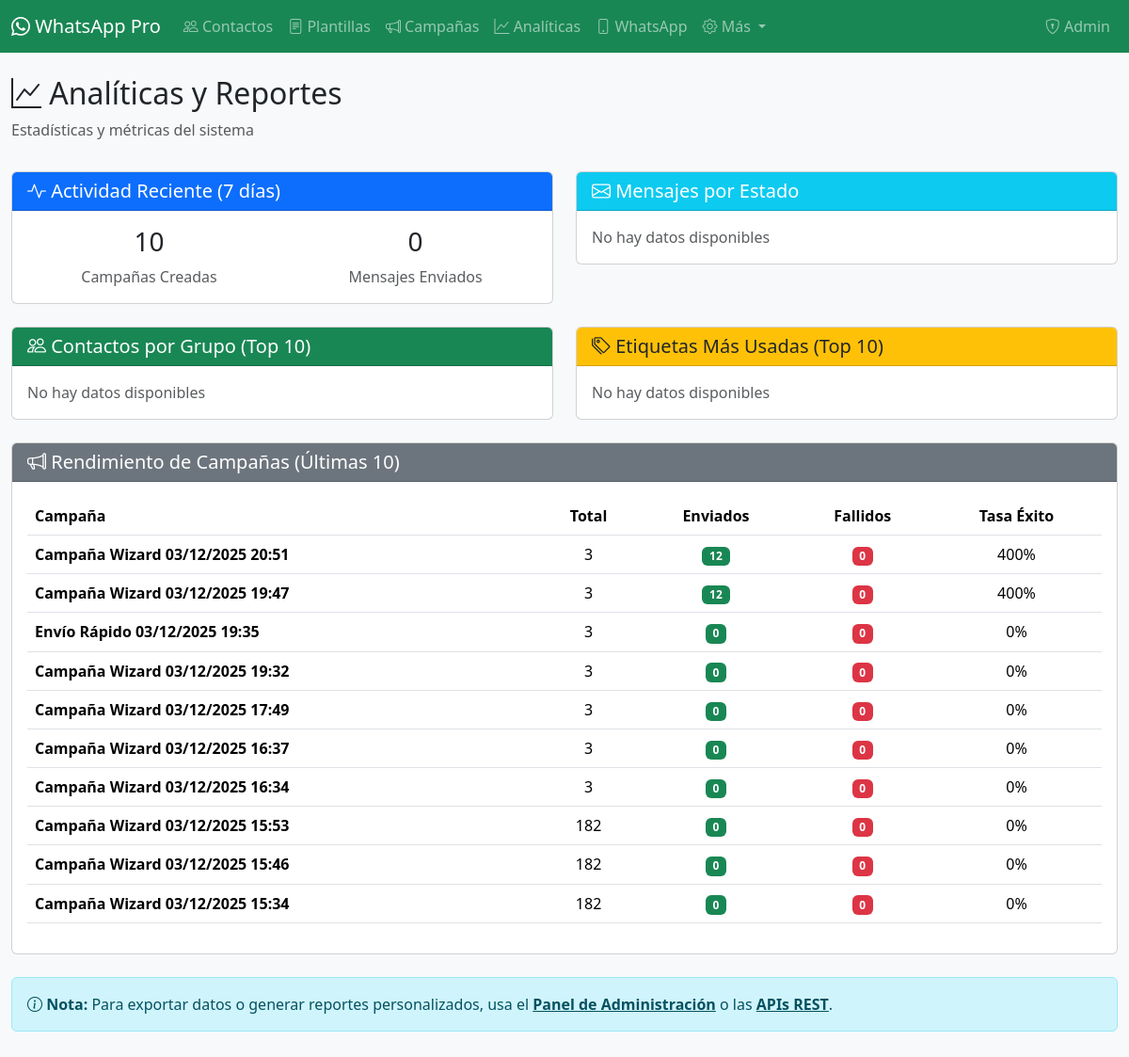
The page /analytics/ on the database its author committed.
### whatsapp/models.py (models this page shows, shortened)
class Campaign(models.Model):
    name = models.CharField(max_length=200)
    template = models.ForeignKey(Template, on_delete=models.PROTECT, null=True, blank=True)  # null para envíos rápidos
    created_at = models.DateTimeField(auto_now_add=True)
    scheduled_for = models.DateTimeField(null=True, blank=True)
    created_by = models.CharField(max_length=150, default='admin')
    total_contacts = models.IntegerField(default=0)
    sent_count = models.IntegerField(default=0)
    failed_count = models.IntegerField(default=0)
    send_speed = models.IntegerField(default=10)  # mensajes por minuto
    batch_size = models.IntegerField(default=50)  # mensajes por bloque
    delay_between_batches = models.IntegerField(default=60)  # segundos entre bloques
    delay_between_messages = models.FloatField(default=6.0)  # segundos entre mensajes
    status = models.CharField(max_length=20, default='draft', choices=[
        ('draft', 'Borrador'),
        ('ready', 'Listo'),
        ('sending', 'Enviando'),
        ('paused', 'Pausado'),
        ('completed', 'Completado'),
        ('failed', 'Fallido')
    ])
    class Meta:
        ordering = ['-created_at']

### whatsapp/views.py (the view)
# urls.py: path('analytics/', views.analytics, name='analytics'),
def analytics(request):
    campaigns_stats = Campaign.objects.values('name', 'total_contacts', 'sent_count', 'failed_count')[:10]
    messages_by_status = OutgoingMessage.objects.values('status').annotate(count=Count('id'))
    contacts_by_group = Contact.objects.values('group').annotate(count=Count('id')).order_by('-count')[:10]
    tags_usage = Tag.objects.annotate(contact_count=Count('contacts')).order_by('-contact_count')[:10]
    seven_days_ago = timezone.now() - timezone.timedelta(days=7)
    recent_campaigns = Campaign.objects.filter(created_at__gte=seven_days_ago).count()
    recent_messages = OutgoingMessage.objects.filter(created_at__gte=seven_days_ago).count()
    context = {
        'campaigns_stats': list(campaigns_stats),
        'messages_by_status': list(messages_by_status),
        'contacts_by_group': list(contacts_by_group),
        'tags_usage': tags_usage,
        'recent_campaigns': recent_campaigns,
        'recent_messages': recent_messages,
    }
    return render(request, 'analytics.html', context)

### templates/analytics.html
{% extends "base.html" %}
{% block content %}
<div class="row mb-3">
  <div class="col">
    <h2><i class="bi bi-graph-up"></i> Analíticas y Reportes</h2>
    <p class="text-muted">Estadísticas y métricas del sistema</p>
  </div>
</div>
<div class="row mb-4">
  <div class="col-md-6">
    <div class="card">
      <div class="card-header bg-primary text-white">
        <h5 class="mb-0"><i class="bi bi-activity"></i> Actividad Reciente (7 días)</h5>
      </div>
      <div class="card-body">
        <div class="row text-center">
          <div class="col-6">
            <h3>{{ recent_campaigns }}</h3>
            <p class="text-muted mb-0">Campañas Creadas</p>
          </div>
          <div class="col-6">
            <h3>{{ recent_messages }}</h3>
            <p class="text-muted mb-0">Mensajes Enviados</p>
          </div>
        </div>
      </div>
    </div>
  </div>
  <div class="col-md-6">
    <div class="card">
      <div class="card-header bg-info text-white">
        <h5 class="mb-0"><i class="bi bi-envelope"></i> Mensajes por Estado</h5>
      </div>
      <div class="card-body">
        {% if messages_by_status %}
        <ul class="list-group list-group-flush">
          {% for item in messages_by_status %}
          <li class="list-group-item d-flex justify-content-between align-items-center">
            <span class="text-capitalize">{{ item.status }}</span>
            <span class="badge bg-primary rounded-pill">{{ item.count }}</span>
          </li>
          {% endfor %}
        </ul>
        {% else %}
        <p class="text-muted mb-0">No hay datos disponibles</p>
        {% endif %}
      </div>
    </div>
  </div>
</div>
<div class="row mb-4">
  <div class="col-md-6">
    <div class="card">
      <div class="card-header bg-success text-white">
        <h5 class="mb-0"><i class="bi bi-people"></i> Contactos por Grupo (Top 10)</h5>
      </div>
      <div class="card-body">
        {% if contacts_by_group %}
        <div class="table-responsive">
          <table class="table table-sm">
            <thead>
              <tr>
                <th>Grupo</th>
                <th class="text-end">Contactos</th>
              </tr>
            </thead>
            <tbody>
              {% for item in contacts_by_group %}
              <tr>
                <td>{{ item.group }}</td>
                <td class="text-end"><strong>{{ item.count }}</strong></td>
              </tr>
              {% endfor %}
            </tbody>
          </table>
        </div>
        {% else %}
        <p class="text-muted mb-0">No hay datos disponibles</p>
        {% endif %}
      </div>
    </div>
  </div>
  <div class="col-md-6">
    <div class="card">
      <div class="card-header bg-warning text-dark">
        <h5 class="mb-0"><i class="bi bi-tags"></i> Etiquetas Más Usadas (Top 10)</h5>
      </div>
      <div class="card-body">
        {% if tags_usage %}
        <div class="table-responsive">
          <table class="table table-sm">
            <thead>
              <tr>
                <th>Etiqueta</th>
                <th class="text-end">Contactos</th>
              </tr>
            </thead>
            <tbody>
              {% for tag in tags_usage %}
              <tr>
                <td>
                  <span class="badge" style="background-color: {{ tag.color }};">{{ tag.name }}</span>
                </td>
                <td class="text-end"><strong>{{ tag.contact_count }}</strong></td>
              </tr>
              {% endfor %}
            </tbody>
          </table>
        </div>
        {% else %}
        <p class="text-muted mb-0">No hay datos disponibles</p>
        {% endif %}
      </div>
    </div>
  </div>
</div>
<div class="card">
  <div class="card-header bg-secondary text-white">
    <h5 class="mb-0"><i class="bi bi-megaphone"></i> Rendimiento de Campañas (Últimas 10)</h5>
  </div>
  <div class="card-body">
    {% if campaigns_stats %}
    <div class="table-responsive">
      <table class="table table-hover">
        <thead>
          <tr>
            <th>Campaña</th>
            <th class="text-center">Total</th>
            <th class="text-center">Enviados</th>
            <th class="text-center">Fallidos</th>
            <th class="text-center">Tasa Éxito</th>
          </tr>
        </thead>
        <tbody>
          {% for campaign in campaigns_stats %}
          <tr>
            <td><strong>{{ campaign.name }}</strong></td>
            <td class="text-center">{{ campaign.total_contacts }}</td>
            <td class="text-center"><span class="badge bg-success">{{ campaign.sent_count }}</span></td>
            <td class="text-center"><span class="badge bg-danger">{{ campaign.failed_count }}</span></td>
            <td class="text-center">
              {% widthratio campaign.sent_count campaign.total_contacts 100 %}%
            </td>
          </tr>
          {% endfor %}
        </tbody>
      </table>
    </div>
    {% else %}
    <p class="text-muted mb-0">No hay campañas disponibles</p>
    {% endif %}
  </div>
</div>
<div class="row mt-4">
  <div class="col-12">
    <div class="alert alert-info">
      <i class="bi bi-info-circle"></i> <strong>Nota:</strong> Para exportar datos o generar reportes personalizados,
      usa el <a href="/admin/" class="alert-link">Panel de Administración</a> o las
      <a href="/api/" class="alert-link">APIs REST</a>.
    </div>
  </div>
</div>
{% endblock %}

### rows shown on the page
Campaign: name "Campaña Wizard 03/12/2025 20:51", total_contacts "3", sent_count "12", failed_count "0", sent_count "400"
Campaign: name "Campaña Wizard 03/12/2025 19:47", total_contacts "3", sent_count "12", failed_count "0", sent_count "400"
Campaign: name "Envío Rápido 03/12/2025 19:35", total_contacts "3", sent_count "0", failed_count "0"
Campaign: name "Campaña Wizard 03/12/2025 19:32", total_contacts "3", sent_count "0", failed_count "0"
Campaign: name "Campaña Wizard 03/12/2025 17:49", total_contacts "3", sent_count "0", failed_count "0"
Campaign: name "Campaña Wizard 03/12/2025 16:37", total_contacts "3", sent_count "0", failed_count "0"
Campaign: name "Campaña Wizard 03/12/2025 16:34", total_contacts "3", sent_count "0", failed_count "0"
Campaign: name "Campaña Wizard 03/12/2025 15:53", total_contacts "182", sent_count "0", failed_count "0"
Campaign: name "Campaña Wizard 03/12/2025 15:46", total_contacts "182", sent_count "0", failed_count "0"
Campaign: name "Campaña Wizard 03/12/2025 15:34", total_contacts "182", sent_count "0", failed_count "0"

### other values the page prints
{{ recent_campaigns }} "10"
{{ recent_messages }} "0"
